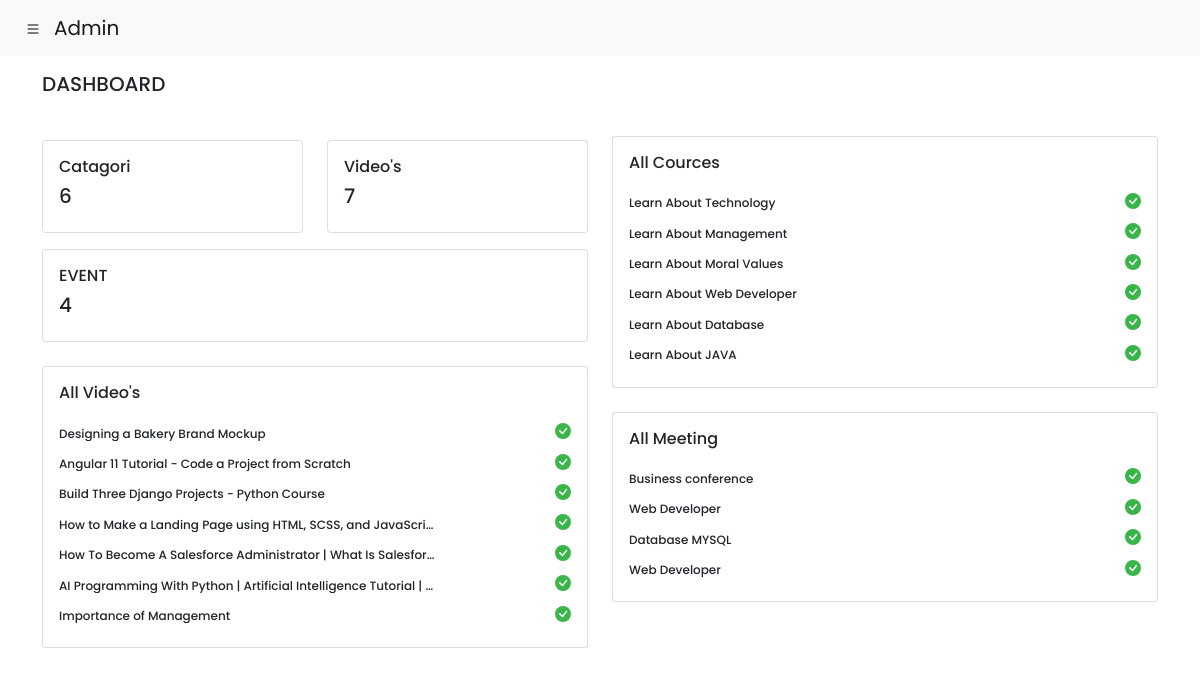
Page /Admin/index.php (signed in) on the committed database.
### tables this page shows
CREATE TABLE `c_video` (
  `id` int(255) NOT NULL,
  `c_title` varchar(255) NOT NULL,
  `catagori_c` varchar(255) NOT NULL,
  `video_m` text NOT NULL,
  `status` varchar(255) NOT NULL DEFAULT 'Active',
  `yv_id` varchar(255) NOT NULL
);

CREATE TABLE `c_cource` (
  `id` int(255) NOT NULL,
  `c_name` varchar(255) NOT NULL,
  `c_des` varchar(255) NOT NULL,
  `c_img` varchar(255) NOT NULL,
  `status` varchar(255) NOT NULL DEFAULT 'Active'
);

CREATE TABLE `shedule_event` (
  `id` int(255) NOT NULL,
  `e_name` varchar(255) NOT NULL,
  `e_by` varchar(255) NOT NULL,
  `e_link` varchar(255) NOT NULL,
  `e_date` varchar(255) NOT NULL,
  `e_from` varchar(255) NOT NULL,
  `e_to` varchar(255) NOT NULL,
  `e_location` varchar(255) NOT NULL,
  `e_limit` varchar(255) NOT NULL,
  `e_des` varchar(255) NOT NULL
);

### Admin/index.php (the view, shortened to what this page needs)
<!DOCTYPE html>
<html>
<head>
</head>
<body>
<form method="post">
	<?php include 'navbar.php'; ?>
<div class="container mt-3">
	<h5>DASHBOARD</h5>
</div>
<div class="container mt-4">
	<div class="row">
		<div class="col-md-6 mt-3">
			<div class="row">
				<div class="col-md-6 mt-1">
				<div class="card p-3">
					<h6>Catagori</h6>
				<?php
                 include '../conn.php';
                 $sql = " select * from c_cource ";
                 $run = mysqli_query($conn,$sql);
                 $tot_cat = mysqli_num_rows($run);
				?>
				<h5><?php echo $tot_cat; ?></h5>
				</div>
			</div>
			<div class="col-md-6 mt-1">
				<div class="card p-3">
					<h6>Video's</h6>
				<?php
                 include '../conn.php';
                 $sql = " select * from c_video ";
                 $run = mysqli_query($conn,$sql);
                 $tot_cat = mysqli_num_rows($run);
				?>
				<h5><?php echo $tot_cat; ?></h5>
				</div>
			</div>
			</div>
			<div class="row mt-3">
				<div class="col-md-12">
				<div class="card p-3">
					<h6>EVENT</h6>
				<?php
                 include '../conn.php';
                 $sql = " select * from shedule_event ";
                 $run = mysqli_query($conn,$sql);
                 $tot_cat = mysqli_num_rows($run);
				?>
				<h5><?php echo $tot_cat; ?></h5>
				</div>
			</div>
			</div>
			<div class="card p-3 mt-4">
				<h6>All Video's</h6>
				<?php
                include '../conn.php';
                $sql = " select * from c_video ";
                $run = mysqli_query($conn,$sql);
                while ($row = mysqli_fetch_array($run))
                {
				?>
                <div class="row">
                	<div class="col-md-9">
                		<h6 class="mt-2" style="font-size: 12px; white-space: nowrap; overflow: hidden; text-overflow: ellipsis;"><?php echo $row['c_title']; ?></h6>
                	</div>
                	<div class="col-md-3" style="text-align: right;">
                	</div>
                </div>
			<?php } ?>
			</div>
		</div>
		<div class="col-md-6 mt-3">
			<div class="card p-3">
				<h6>All Cources</h6>
				<?php
                include '../conn.php';
                $sql = " select * from c_cource ";
                $run = mysqli_query($conn,$sql);
                while ($row = mysqli_fetch_array($run))
                {
				?>
                <div class="row">
                	<div class="col-md-9">
                		<h6 class="mt-2" style="font-size: 12px;"><?php echo $row['c_name']; ?></h6>
                	</div>
                	<div class="col-md-3" style="text-align: right;">
                	</div>
                </div>
			<?php } ?>
			</div>
<div class="card p-3 mt-4">
				<h6>All Meeting</h6>
				<?php
                include '../conn.php';
                $sql = " select * from shedule_event ";
                $run = mysqli_query($conn,$sql);
                while ($row = mysqli_fetch_array($run))
                {
				?>
                <div class="row">
                	<div class="col-md-9">
                		<h6 class="mt-2" style="font-size: 12px;"><?php echo $row['e_name']; ?></h6>
                	</div>
                	<div class="col-md-3" style="text-align: right;">
                	</div>
                </div>
			<?php } ?>
			</div>
		</div>
	</div>
</div>
</form>
</body>
</html>

### Admin/navbar.php (style rules this page uses)
body { font-family: 'Poppins', sans-serif; }

### rows in the picture
c_video: c_title "Designing a Bakery Brand Mockup"
c_video: c_title "Angular 11 Tutorial - Code a Project from Scratch"
c_video: c_title "Build Three Django Projects - Python Course"
c_video: c_title "How to Make a Landing Page using HTML, SCSS, and JavaScri…"
c_video: c_title "How To Become A Salesforce Administrator | What Is Salesfor…"
c_video: c_title "AI Programming With Python | Artificial Intelligence Tutorial |…"
c_video: c_title "Importance of Management"
c_cource: c_name "Learn About Technology"
c_cource: c_name "Learn About Management"
c_cource: c_name "Learn About Moral Values"
c_cource: c_name "Learn About Web Developer"
c_cource: c_name "Learn About Database"
c_cource: c_name "Learn About JAVA"
shedule_event: e_name "Business conference"
shedule_event: e_name "Web Developer"
shedule_event: e_name "Database MYSQL"
shedule_event: e_name "Web Developer"

### other values in the picture
$tot_cat "6"
$tot_cat "7"
$tot_cat "4"
